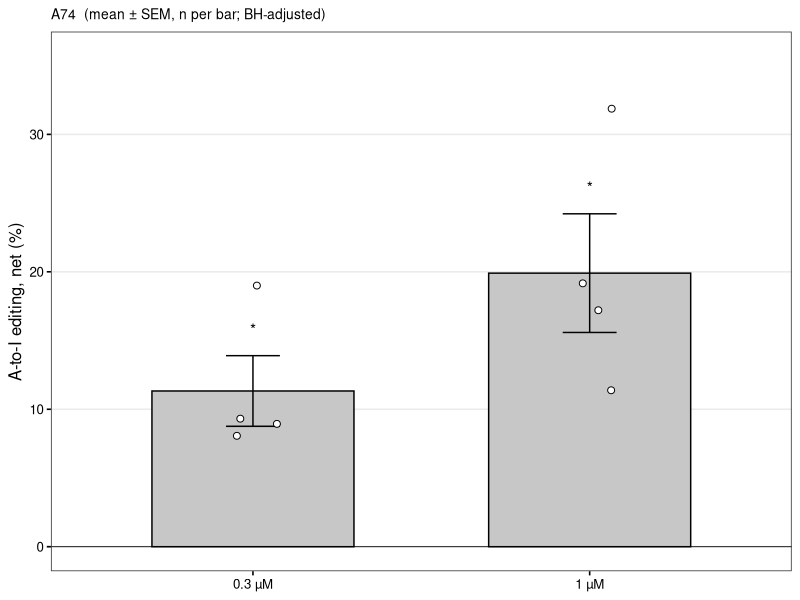
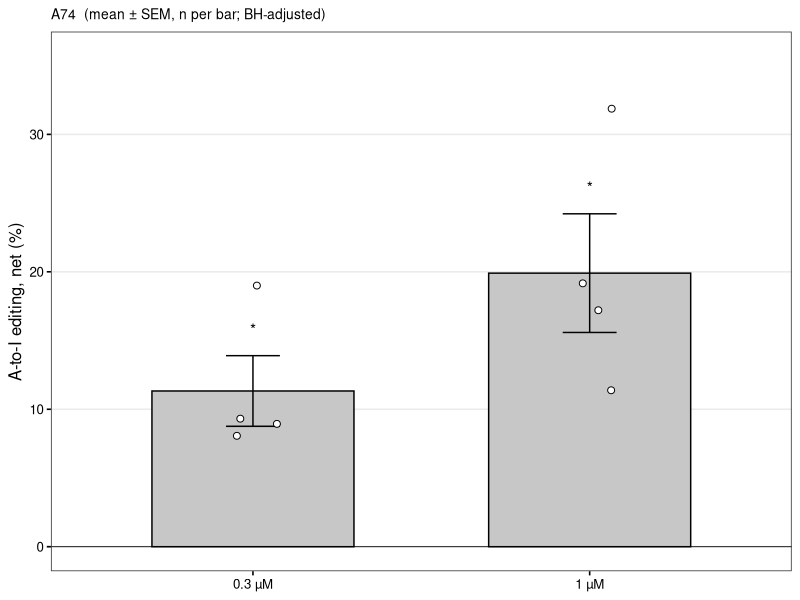
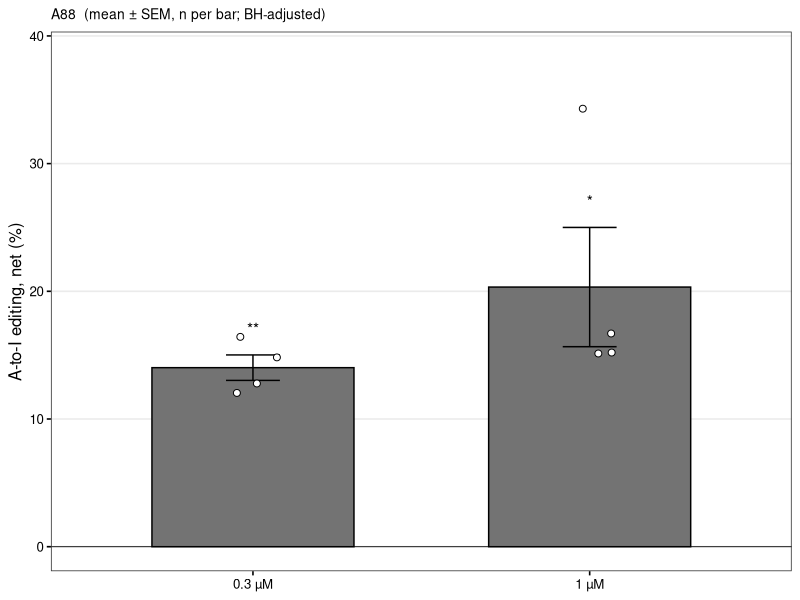
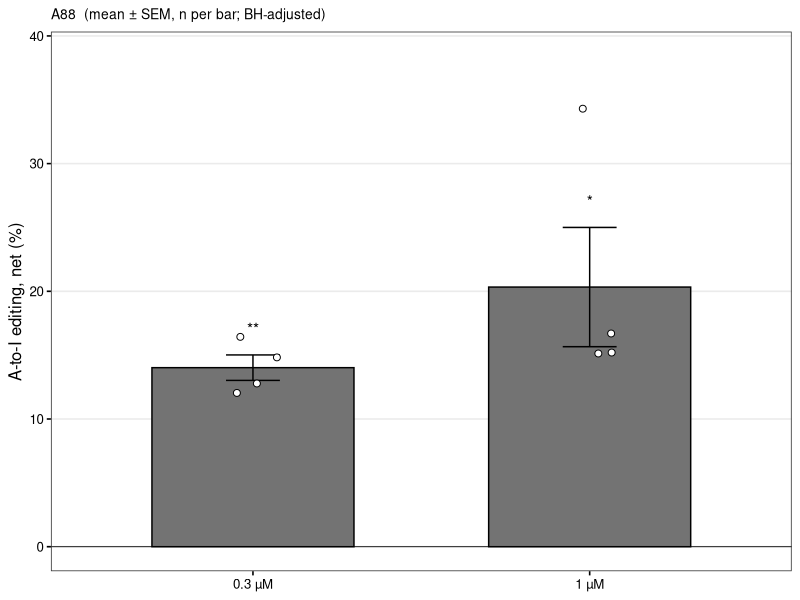
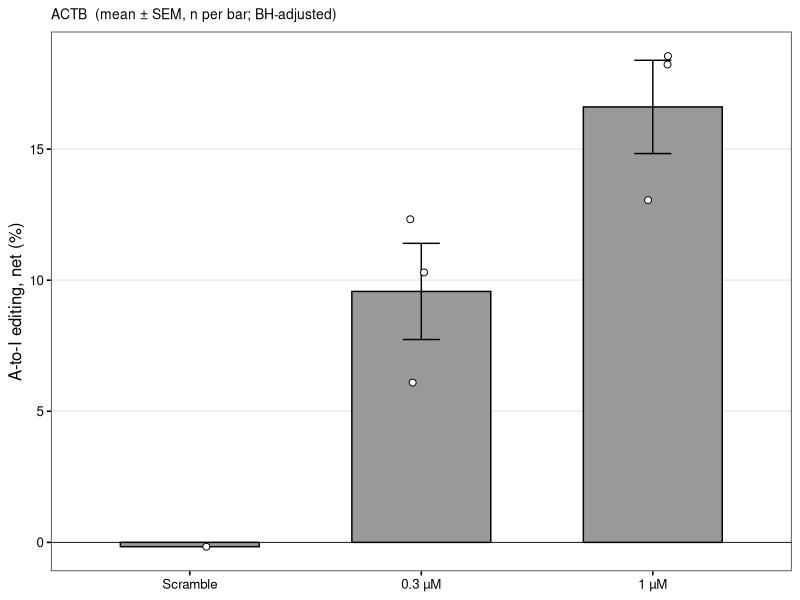
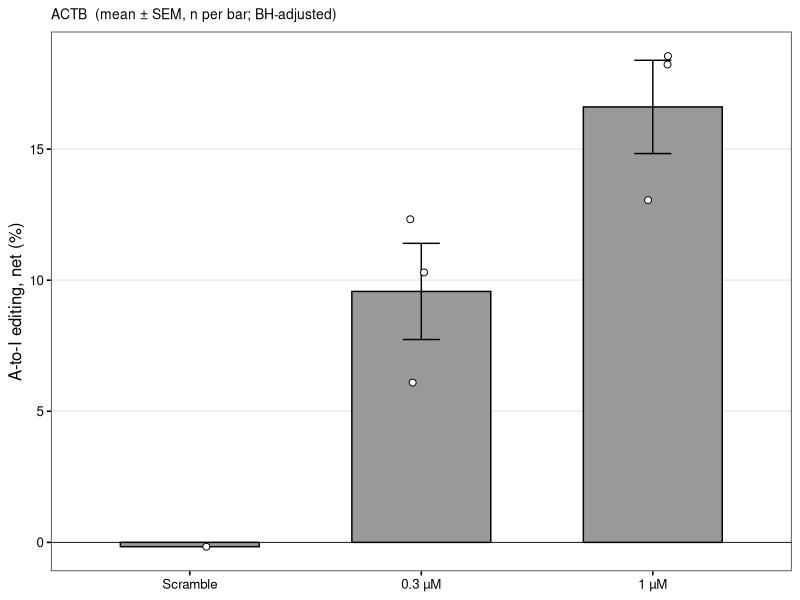

These charts were generated, in order, by the following R code:
# Net A-to-I editing per construct, read from data/editing_by_rep.csv.
# No editing value is hard-coded here; significance comes from
# results/stats_table.csv (BH-adjusted). Bars are mean, error bars SEM,
# points are individual biological replicates (fixed jitter seed). Net values
# can be negative (e.g. ACTB scramble) and are shown as-is, not truncated.
# Outputs vector PDF + 600-dpi PNG to results/figures/.
suppressMessages(library(ggplot2))
dir.create("results/figures", recursive = TRUE, showWarnings = FALSE)
set.seed(1)

d  <- read.csv("data/editing_by_rep.csv", stringsAsFactors = FALSE)
d$net_pct <- suppressWarnings(as.numeric(d$net_pct))
d  <- d[!is.na(d$net_pct), ]
st <- read.csv("results/stats_table.csv", stringsAsFactors = FALSE)

lab_from_padj <- function(p, n) {
  if (is.na(p)) return(sprintf("n=%d", n))
  if (p < .001) "***" else if (p < .01) "**" else if (p < .05) "*" else "ns"
}

dose_levels <- c("scramble", "0.3 uM", "1 uM")
dose_pretty <- c("scramble" = "Scramble", "0.3 uM" = "0.3 \u00b5M", "1 uM" = "1 \u00b5M")

plot_one <- function(con, fill) {
  x <- d[d$construct == con, ]
  x$dose <- factor(x$dose, levels = dose_levels[dose_levels %in% x$dose])
  agg <- do.call(rbind, lapply(split(x, x$dose), function(g) data.frame(
    dose = g$dose[1], mean = mean(g$net_pct),
    se = sd(g$net_pct)/sqrt(nrow(g)), n = nrow(g))))
  agg$lab <- mapply(function(dz, n) {
    row <- st[st$endpoint == sprintf("%s editing, %s", con, dz), ]
    lab_from_padj(if (nrow(row)) row$p_adj else NA, n)
  }, as.character(agg$dose), agg$n)

  yr <- range(c(0, x$net_pct, agg$mean + agg$se)); pad <- diff(yr) * 0.12
  p <- ggplot(agg, aes(dose, mean)) +
    geom_hline(yintercept = 0, linewidth = 0.3, colour = "black") +
    geom_col(fill = fill, colour = "black", width = 0.6) +
    geom_errorbar(aes(ymin = mean - se, ymax = mean + se), width = 0.16) +
    geom_point(data = x, aes(dose, net_pct), shape = 21, fill = "white",
               colour = "black", size = 2,
               position = position_jitter(width = 0.08, height = 0, seed = 1)) +
    geom_text(aes(y = mean + se + pad*0.5, label = lab), size = 4) +
    scale_x_discrete(labels = dose_pretty[levels(x$dose)]) +
    scale_y_continuous(limits = c(min(yr[1], 0), yr[2] + pad)) +
    labs(y = "A-to-I editing, net (%)", x = NULL,
         subtitle = sprintf("%s  (mean \u00b1 SEM, n per bar; BH-adjusted)", con)) +
    theme_bw(base_size = 12) +
    theme(panel.grid.minor = element_blank(), panel.grid.major.x = element_blank(),
          plot.subtitle = element_text(size = 10),
          text = element_text(colour = "black"), axis.text = element_text(colour = "black"),
          axis.title = element_text(colour = "black"), axis.ticks = element_line(colour = "black"))
  ggsave(sprintf("results/figures/%s_editing.pdf", con), p, width = 3.8, height = 3.9)
  ggsave(sprintf("results/figures/%s_editing.png", con), p, width = 3.8, height = 3.9, dpi = 600)
}

plot_one("A74", "grey78")
plot_one("A88", "grey45")
plot_one("ACTB", "grey60")
cat("wrote A74/A88/ACTB editing figures (PDF + PNG) to results/figures/\n")
